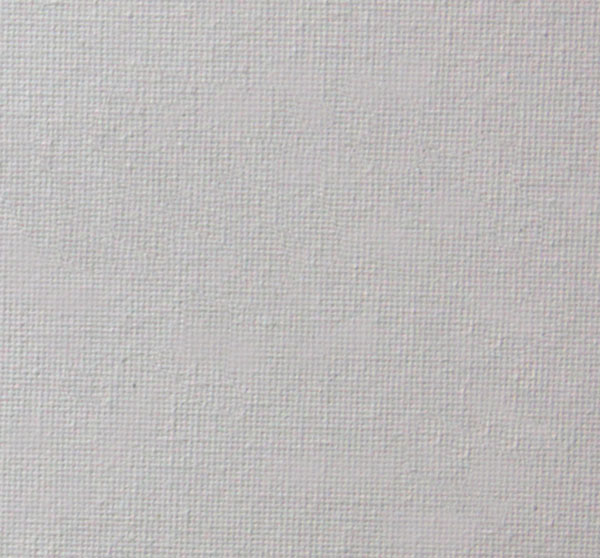
#> input picture ImageProcessing/Sketch/canvas.jpg, 600 x 558 px
$ python -i sketch.py   (imports and definitions only)
#> lines starting #> are read from the running program, lines starting #| are printed output that depends on the picture
#> further down, picture is the input picture: shape (558, 600, 3); mean B, G, R 187, 187.5, 190.1
# Sketch Filter
# Import Module

try:
    import cv2
except ImportError as ex:
    print("Install cv2. Exception:", str(ex))
    exit(1)

try:
    import numpy as np
except ImportError as ex:
    print("Install numpy. Exception:", str(ex))
    exit(1)


def dodge(image, mask):
    return cv2.divide(image, 255-mask, scale=256)

def burn(image, mask):
    return 255-cv2.divide(255-image, 255-mask, scale=256)


# Convert the image RGB matrix to sketch matrix
def sketchme(im, imCanvas=None, rect=(21,21), sigmaX=0, sigmaY=0, masking=dodge):
#> called with rect = (21, 21), sigmaX = 0, sigmaY = 0
    im1 = cv2.cvtColor(im, cv2.COLOR_BGR2GRAY)
    im2 = 255-im1
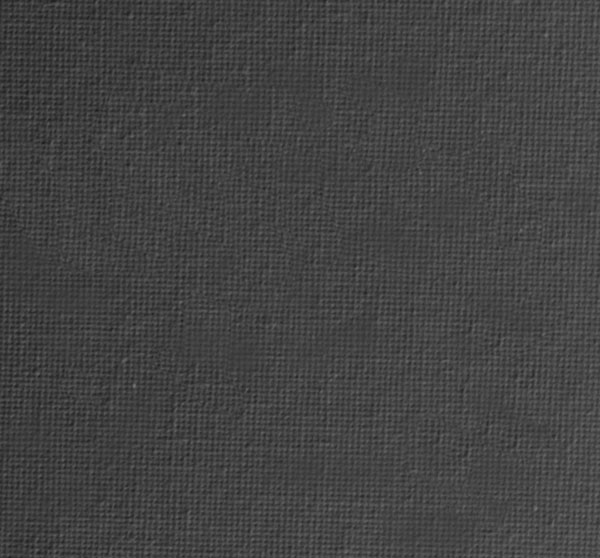
#> im2: shape (558, 600); min 27, max 117, mean 66.8
    im3 = cv2.GaussianBlur(im2, ksize=rect, sigmaX=sigmaX, sigmaY=sigmaY)
    im4 = masking(im1, im3)
#> in dodge, `return cv2.divide(image, 255-mask, scale=256)`:
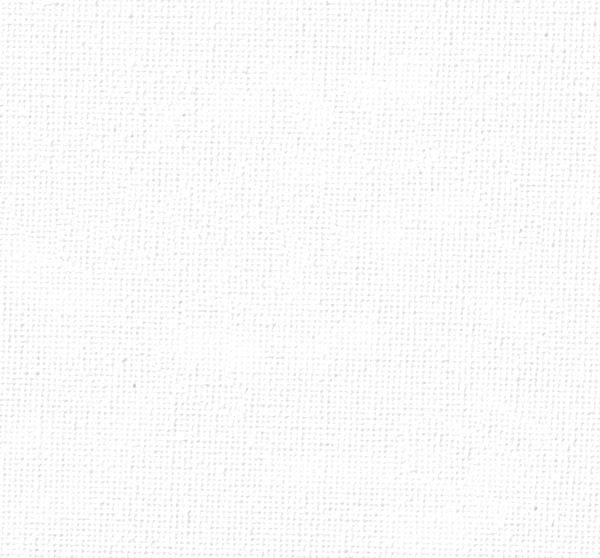
#> returned value: shape (558, 600); min 192, max 255, mean 250.7
    if imCanvas is not None:
        shape = im1.shape
        imCanvas1 = cv2.cvtColor(imCanvas, cv2.COLOR_BGR2GRAY)
        imCanvas2 = cv2.resize(imCanvas1, (shape[1], shape[0]), cv2.INTER_CUBIC)
        im4 = cv2.multiply(im4, imCanvas2, scale=1.0/256.0)
    return im4

>>> import cv2
>>> picture = cv2.imread('canvas.jpg')
>>> result = sketchme(picture)
